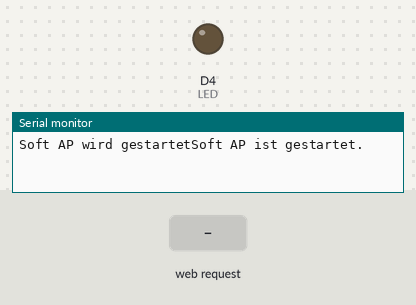
Simulated run of this sketch. Board: ESP8266 (NodeMCU). Parts: output pins drawn as LEDs (lit = HIGH), the last lines printed to the serial monitor. The test bench sets the inputs (shaded band).

Above: at 1.2 s.
1.3 s: HTTP request GET /led_on received
At 2.5 s:
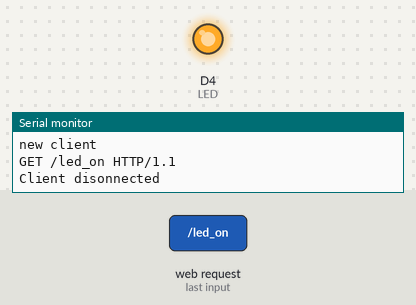
2.8 s: HTTP request GET /led_off received
At 3.7 s:
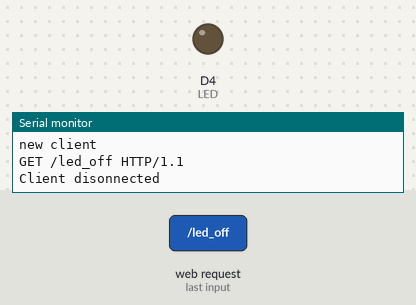
Timing chart, 0 to 5.8 s (numbered marks = the images above; inputs shaded):
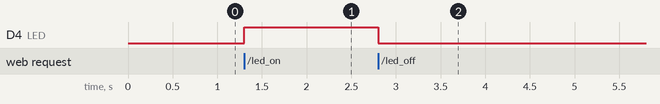

Measured:
- after the input at 1.3 s, D4 (LED): LOW → HIGH at once
- after the input at 2.8 s, D4 (LED): HIGH → LOW at once

The sketch:

server_und_led.ino.ino
```cpp
/*
 * This project is mostly copy and pasted from:

  https://www.mikrocontroller-elektronik.de/nodemcu-esp8266-tutorial-wlan-board-arduino-ide/

  Soft Acces Point Reference:
  https://arduino-esp8266.readthedocs.io/en/latest/esp8266wifi/soft-access-point-class.html

  https://github.com/esp8266/Arduino/blob/master/libraries/ESP8266WiFi/examples/WiFiWebServer/WiFiWebServer.ino

  WiFi.softAP(ssid=char*, password=char*, channel=int, hidden=bool);
  WiFi.softAPIP();
 */

#include <ESP8266WiFi.h>

char* ssid = "ESP";
WiFiServer server(80);
int LED = D4;


void spawn_softAP(char* ssid)
{
  IPAddress serverIP;
  serverIP.fromString("192.168.4.1");
  WiFi.softAP(ssid);
  /*
   * dhcp server start:(ip:192.168.4.1,mask:255.255.255.0,gw:192.168.4.1)
   *
   */

  Serial.print("Soft AP wird gestartet");
  while(WiFi.softAPIP() != serverIP)
  {
    Serial.print(WiFi.softAPIP());
    delay(1000);
    Serial.print(".");
  }
  Serial.println("Soft AP ist gestartet.");
}


// prepare a web page to be send to a client (web browser)
String prepareHtmlPage()
{
  String htmlPage =
     String("HTTP/1.1 200 OK\r\n") +
            "Content-Type: text/html\r\n" +
            "Connection: close\r\n" +  // the connection will be closed after completion of the response
            "Refresh: 5\r\n" +  // refresh the page automatically every 5 sec
            "\r\n" +
            "<!DOCTYPE HTML>" +
            "<html>" +
            "Analog input:  " + String(analogRead(A0)) +
            "</html>" +
            "\r\n";
  return htmlPage;
}

void setup()
{
  // prepare LED
  pinMode(LED, OUTPUT);
  digitalWrite(LED, 0);

  Serial.begin(115200);
  spawn_softAP(ssid);
  server.begin();
}

void loop() {
  WiFi.status();
  /*
   * Wenn sich eine client verbindet gibt WiFi.status():
   * add 1
   * aid 1
   * station: 74:de:2b:86:db:08 join, AID = 1
   */

  WiFiClient client = server.available();
  if (!client) {
    return;
  }

  // Wait until the client sends some data
  Serial.println("new client");
  while (!client.available()) {
    delay(1);
  }

  // Read the first line of the request
  String req = client.readStringUntil('\r');
  Serial.println(req);
  client.flush();

  // Match the request
  int val;
  if (req.indexOf("/led_on") != -1) {
    val = 1;
  } else if (req.indexOf("/led_off") != -1) {
    val = 0;
  } else {
    Serial.println("invalid request. Please do: http://192.168.4.1/led/on e.g.");
    val = 404;
  }

  // Set GPIO2 according to the request
  digitalWrite(LED, val);

  client.flush();

  // Prepare the response
  String answer = "LED is now ";
  answer += (val) ? "off" : "on";
  if(val == 404){
    answer = "Keine Eingabe in der URL gefunden";
  }

  // Send the response to the client
  client.print("HTTP/1.1 200 OK\r\nContent-Type: text/html\r\n\r\n<!DOCTYPE HTML>\r\n<html>\r\n" +answer+ "</html>\n");
  delay(1);
  Serial.println("Client disonnected");

  // The client will actually be disconnected
  // when the function returns and 'client' object is detroyed
}
```
